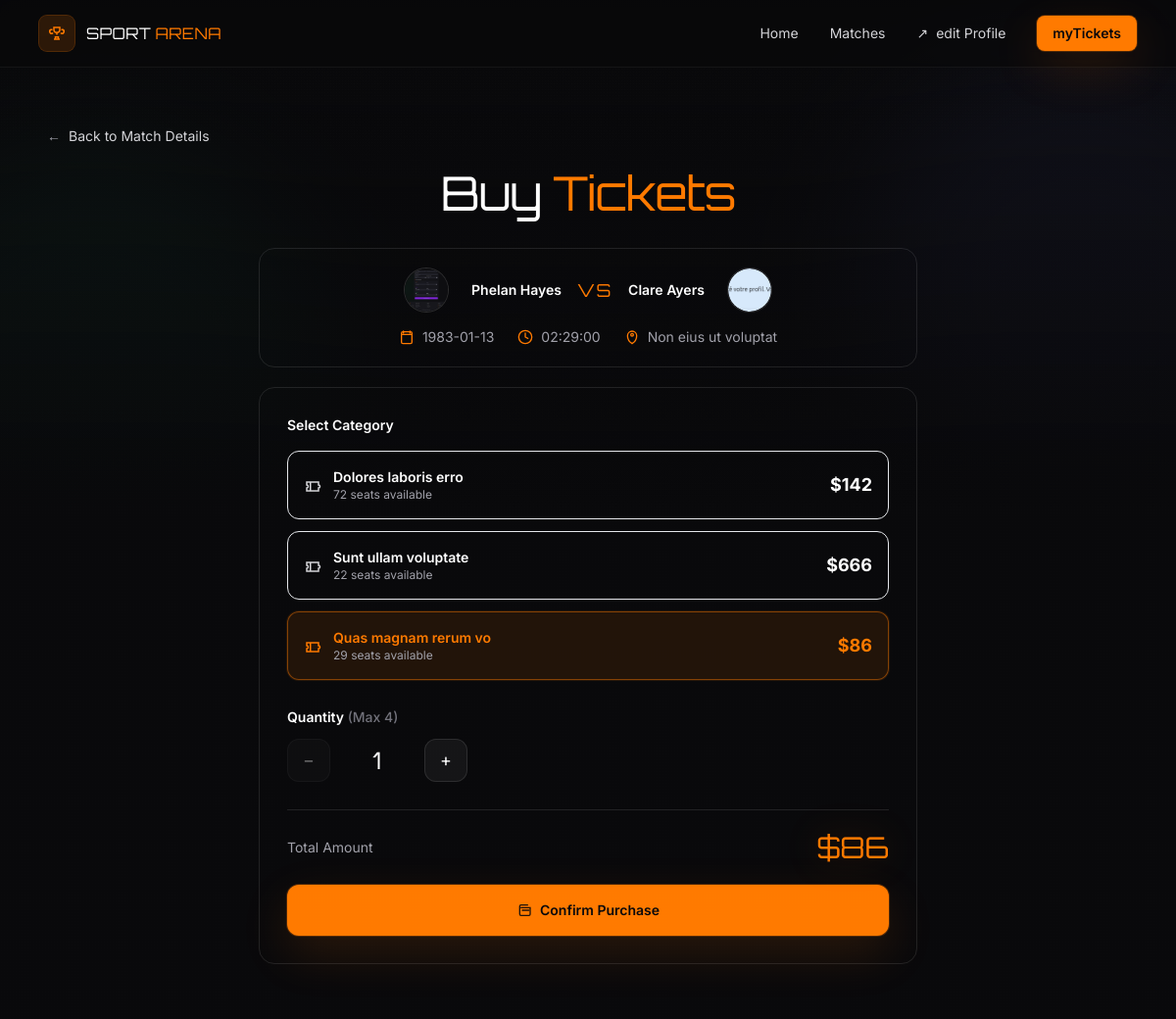
/pages/buyTicket.php?id=3 (signed in), run on the app's committed database.
### tables this page shows
CREATE TABLE `ticket_categorie` (
  `id` int NOT NULL,
  `match_id` int DEFAULT NULL,
  `label` varchar(40) DEFAULT NULL,
  `price` decimal(20,2) DEFAULT NULL,
  `max_seats` int DEFAULT NULL
);

### pages/buyTicket.php (the view, shortened to what the rows shown need)
<?php
require_once "../repo/CategoryRepository.php";
require_once "../classes/PurchaseRule.php";
require_once "../classes/Category.php";
require_once "../config/database.php";
$match_id = $_GET['id'];
try {
    $categoryRepo = new CategoryRepository(Database::getConnection());
    $categories = $categoryRepo->getCategoriesByMatchId($match_id);
?>
<!doctype html>
<html lang="en">
<head>
    <script src="https://cdn.tailwindcss.com"></script>
</head>
<body class="min-h-screen bg-zinc-950 text-zinc-100 font-sans">
<div class="relative isolate overflow-hidden">
    <main class="grain relative">
        <section class="mx-auto max-w-6xl px-4 py-10 md:py-14">
            <div class="mt-5 text-center">
                <h1 class="font-display text-3xl sm:text-4xl md:text-5xl tracking-tight">
                    <span class="text-white">Buy </span><span class="text-brand-500">Tickets</span>
                </h1>
            </div>
            <div class="mt-8 flex flex-col items-center gap-5">
                <section
                        class="w-full max-w-2xl rounded-2xl border border-white/10 bg-gradient-to-b from-white/6 to-white/3 p-6 md:p-7"
                        aria-label="Buy ticket form"
                >
                    <h2 class="text-sm font-semibold text-white">Select Category</h2>
                   <form method="post" >
                       <div class="mt-4 space-y-3">
                        <?php
                        foreach ($categories as $category):
                        ?>
                        <label
                                class="ticket-card group relative flex cursor-pointer items-center justify-between gap-4 rounded-xl border px-4 py-4 outline-none
                         border-brand-500/45 bg-brand-500/10 shadow-[0_0_0_1px_rgba(255,122,0,.12)]
                         transition duration-200
                         hover:-translate-y-[1px] hover:border-brand-500/70 hover:shadow-glow
                         focus:ring-2 focus:ring-brand-500/25"
                                tabindex="0"
                        >
                            <div class="flex items-center gap-3">
                    <span class="ticket-icon text-brand-500">
                      <svg width="18" height="18" viewBox="0 0 24 24" fill="none" aria-hidden="true">
                        <path d="M4 8h16v4a2 2 0 0 1 0 4v4H4v-4a2 2 0 0 0 0-4V8Z" stroke="currentColor" stroke-width="2" />
                        <path d="M9 8v12" stroke="currentColor" stroke-width="2" />
                      </svg>
                    </span>
                                <div>
                                    <div class="ticket-title text-sm font-semibold text-brand-500"><?= $category->getLabel() ?></div>
                                    <div class="text-xs text-zinc-400"><?= $category->getMaxSeats() ?> seats available</div>
                                </div>
                            </div>
                            <div class="ticket-price text-lg font-bold text-brand-500">$<?= $category->getPrice() ?> </div>
                        </label>
                        <?php
                            endforeach;
                        }catch (Throwable $exception){
                            echo $exception->getMessage();
                        }
                        ?>
                    </div>
                   </form>
                </section>
            </div>
        </section>
    </main>
</div>
</body>
</html>

### data on the page
ticket_categorie: label "Dolores laboris erro", max_seats "72", price "142"
ticket_categorie: label "Sunt ullam voluptate", max_seats "22", price "666"
ticket_categorie: label "Quas magnam rerum vo", max_seats "29", price "86"

### other printed values
$match->getTeam1Name() "Phelan Hayes"
$match->getTeam2Name() "Clare Ayers"
$match->getDate() "1983-01-13"
$match->getTime() "02:29:00"
$match->getLocation() "Non eius ut voluptat"
